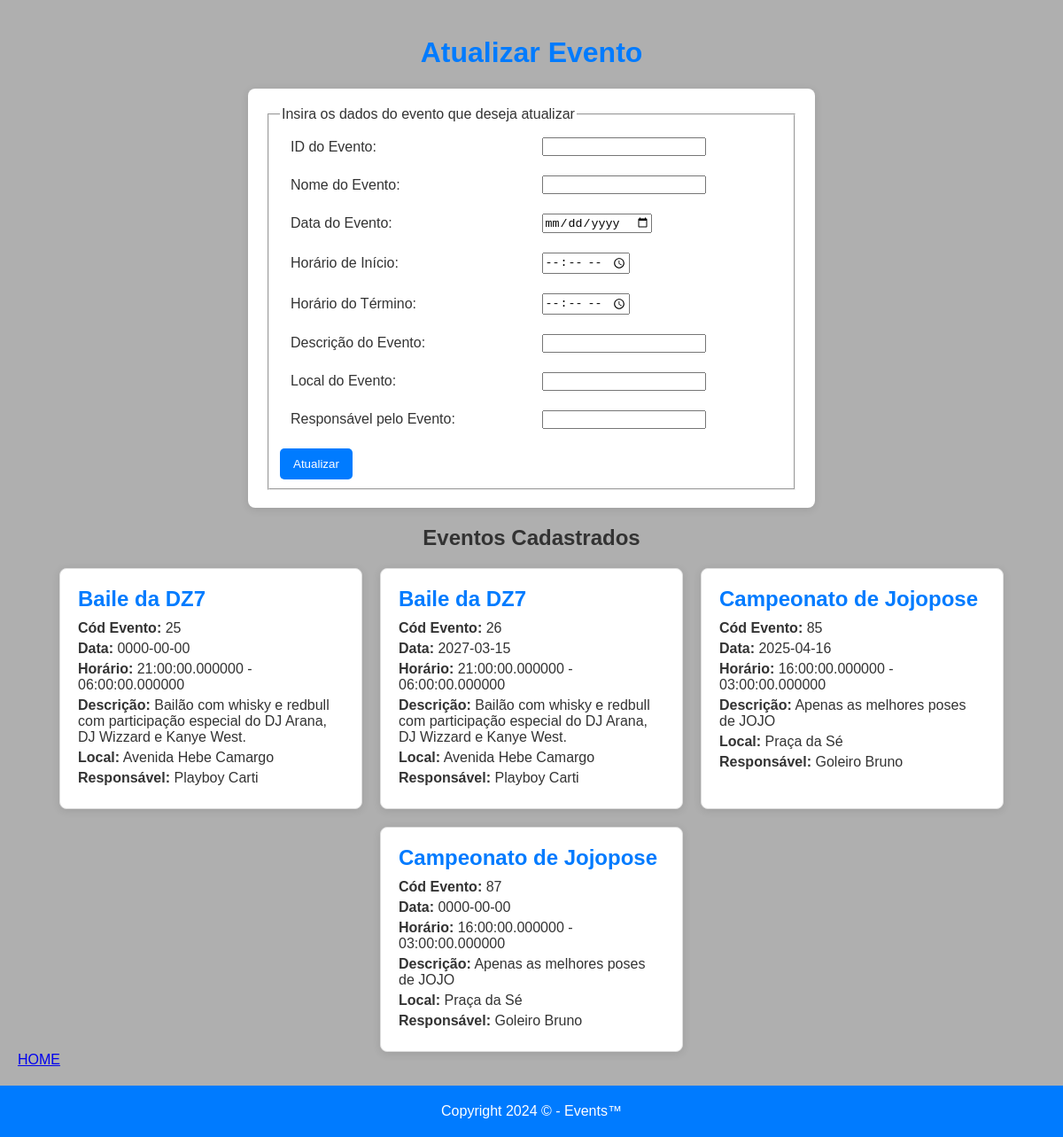
The app's page /alt.php, older data.
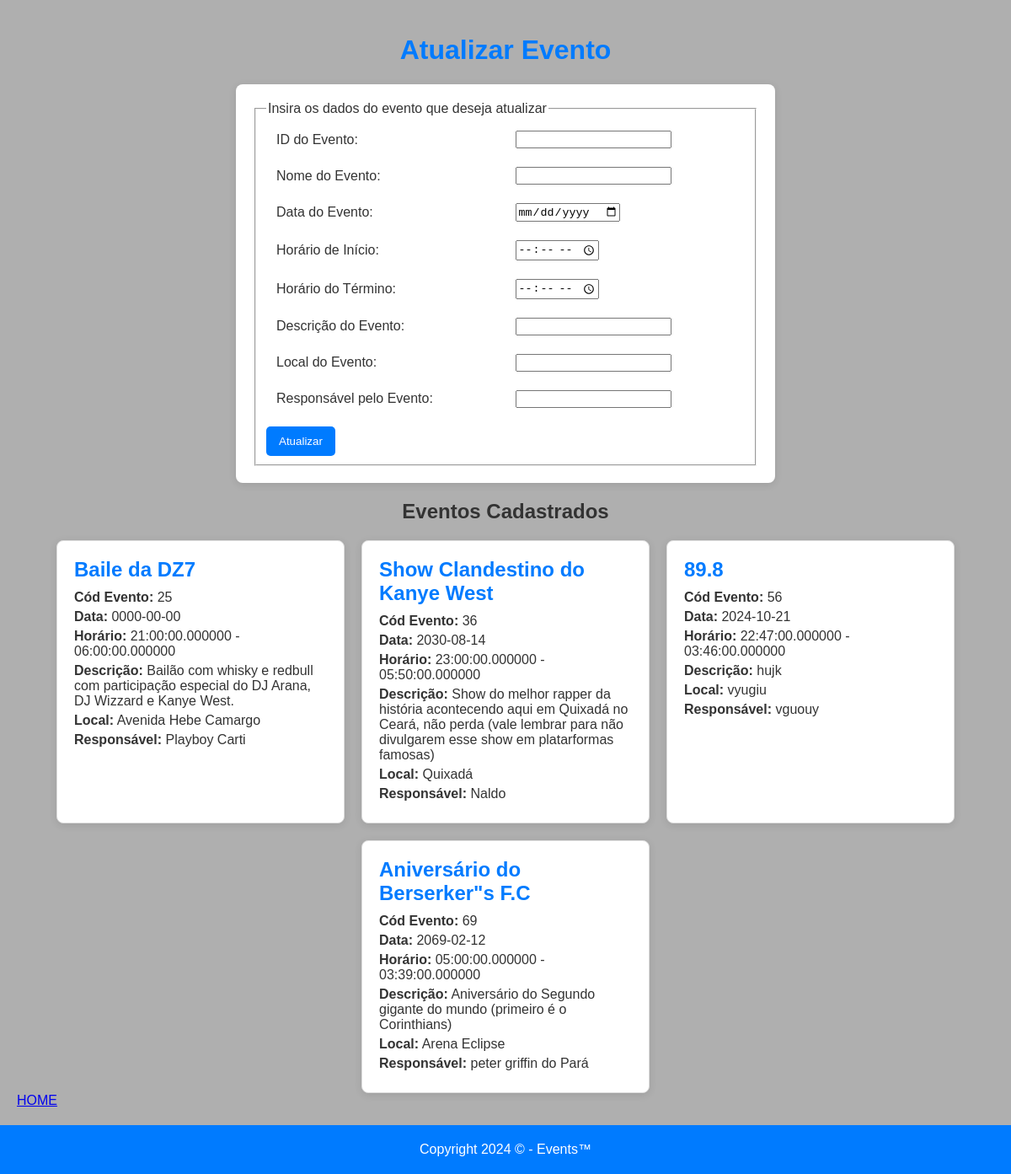
The same page, newer data.
### tables this page shows
CREATE TABLE `eventos` (
  `id` int(255) NOT NULL,
  `nome_do_evento` varchar(255) NOT NULL,
  `data_do_evento` date NOT NULL,
  `hora_de_inicio` time(6) NOT NULL,
  `hora_de_termino` time(6) NOT NULL,
  `desc_event` varchar(255) NOT NULL,
  `local_event` varchar(255) NOT NULL,
  `resp_event` varchar(255) NOT NULL
);

### alt.php (the view, shortened to what this page needs)
<!DOCTYPE html>
<html lang="PT-BR">
<head>
    <link rel="stylesheet" href="styles6.css">
</head>
<body>
<div class= "body-content">
    <h1>Atualizar Evento</h1>
    <form action="" method="POST">
        <fieldset>
            <legend>Insira os dados do evento que deseja atualizar</legend>
            <table>
                <tr>
                    <td>ID do Evento:</td>
                    <td><input type="number" name="id" required></td>
                </tr>
                <tr>
                    <td>Nome do Evento:</td>
                    <td><input type="text" name="nme" required></td>
                </tr>
                <tr>
                    <td>Data do Evento:</td>
                    <td><input type="date" name="dte" required></td>
                </tr>
                <tr>
                    <td>Horário de Início:</td>
                    <td><input type="time" name="hdi" required></td>
                </tr>
                <tr>
                    <td>Horário do Término:</td>
                    <td><input type="time" name="hdt" required></td>
                </tr>
                <tr>
                    <td>Descrição do Evento:</td>
                    <td><input type="text" name="desc" required></td>
                </tr>
                <tr>
                    <td>Local do Evento:</td>
                    <td><input type="text" name="lcl" required></td>
                </tr>
                <tr>
                    <td>Responsável pelo Evento:</td>
                    <td><input type="text" name="rese" required></td>
                </tr>
            </table>
            <input type="submit" name="update" value="Atualizar">
        </fieldset>
    </form>
    <center><h2>Eventos Cadastrados</h2></center>
    <div class="event-container">
        <?php
        $host = "localhost";
        $user = "root";
        $pass = "";
        $base = "Agenda";
        $conexao = mysqli_connect($host, $user, $pass, $base);
        $resu = mysqli_query($conexao, "SELECT * FROM eventos");
        if ($resu && mysqli_num_rows($resu) > 0) {
            while ($escrever = mysqli_fetch_array($resu)) {
                echo "<div class='event-card'>
                    <h2>{$escrever['nome_do_evento']}</h2>
                    <p><strong>Cód Evento:</strong> {$escrever['id']}</p>
                    <p><strong>Data:</strong> {$escrever['data_do_evento']}</p>
                    <p><strong>Horário:</strong> {$escrever['hora_de_inicio']} - {$escrever['hora_de_termino']}</p>
                    <p><strong>Descrição:</strong> {$escrever['desc_event']}</p>
                    <p><strong>Local:</strong> {$escrever['local_event']}</p>
                    <p><strong>Responsável:</strong> {$escrever['resp_event']}</p>
                </div>";
            }
        } else {
            echo "<p>Nenhum evento encontrado.</p>";
        }
        ?>
    </div>
    <a href='index.php'>HOME</a>
    </div>
    <footer>
         Copyright 2024 © - Events™
    </footer>
</body>
</html>

Row changes from the older to the newer data that the page shows:
removed eventos: nome_do_evento "Baile da DZ7", id "26", data_do_evento "2027-03-15", hora_de_inicio "21:00:00.000000", hora_de_termino "06:00:00.000000", desc_event "Bailão com whisky e redbull com participação especial do DJ Arana, DJ Wizzard e Kanye West.", local_event "Avenida Hebe Camargo", resp_event "Playboy Carti"
removed eventos: nome_do_evento "Campeonato de Jojopose", id "85", data_do_evento "2025-04-16", hora_de_inicio "16:00:00.000000", hora_de_termino "03:00:00.000000", desc_event "Apenas as melhores poses de JOJO", local_event "Praça da Sé", resp_event "Goleiro Bruno"
removed eventos: nome_do_evento "Campeonato de Jojopose", id "87", data_do_evento "0000-00-00", hora_de_inicio "16:00:00.000000", hora_de_termino "03:00:00.000000", desc_event "Apenas as melhores poses de JOJO", local_event "Praça da Sé", resp_event "Goleiro Bruno"
added eventos: nome_do_evento "Show Clandestino do Kanye West", id "36", data_do_evento "2030-08-14", hora_de_inicio "23:00:00.000000", hora_de_termino "05:50:00.000000", desc_event "Show do melhor rapper da história acontecendo aqui em Quixadá no Ceará, não perda (vale lembrar para não divulgarem esse show em platarformas famosas)", local_event "Quixadá", resp_event "Naldo"
added eventos: nome_do_evento "89.8", id "56", data_do_evento "2024-10-21", hora_de_inicio "22:47:00.000000", hora_de_termino "03:46:00.000000", desc_event "hujk", local_event "vyugiu", resp_event "vguouy"
added eventos: nome_do_evento "Aniversário do Berserker\"s F.C", id "69", data_do_evento "2069-02-12", hora_de_inicio "05:00:00.000000", hora_de_termino "03:39:00.000000", desc_event "Aniversário do Segundo gigante do mundo (primeiro é o Corinthians)", local_event "Arena Eclipse", resp_event "peter griffin do Pará"
